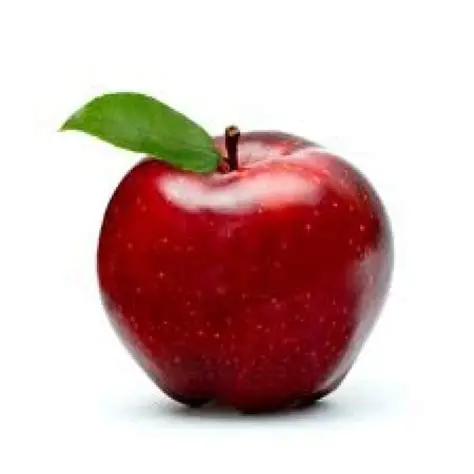
#> input picture mini_project/image.png, 474 x 474 px, found by its file name
$ python example.py
#> lines starting #> are read from the running program, lines starting #| are printed output that depends on the picture; after the words box and inside, x2 and y2 are one past the last pixel; in counts of white or black regions, pixels touching at a corner belong together
import cv2
import numpy as np

image = cv2.imread(r'C:\Users\pooji\OneDrive\Desktop\croud count\mini_project\image.png')
#> image is the input picture: shape (474, 474, 3); mean B, G, R 182.9, 185.4, 212.8

if image is None:
    print("Image not found!")
    exit()

hsv = cv2.cvtColor(image, cv2.COLOR_BGR2HSV)
#> hsv: shape (474, 474, 3); mean H, S, V 41.1, 65.9, 214.6

lower_red1 = np.array([0, 100, 80])
upper_red1 = np.array([10, 255, 255])
lower_red2 = np.array([160, 100, 80])
upper_red2 = np.array([179, 255, 255])

mask1 = cv2.inRange(hsv, lower_red1, upper_red1)
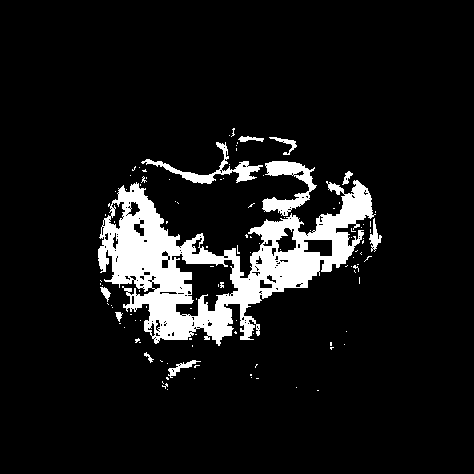
#> mask1: shape (474, 474); 9.1% white; 110 white regions (99 under 20 px), largest, box (x1, y1, x2, y2) and area: (98, 180, 376, 346) 17013, (262, 161, 317, 216) 1223, (141, 142, 263, 184) 980
mask2 = cv2.inRange(hsv, lower_red2, upper_red2)
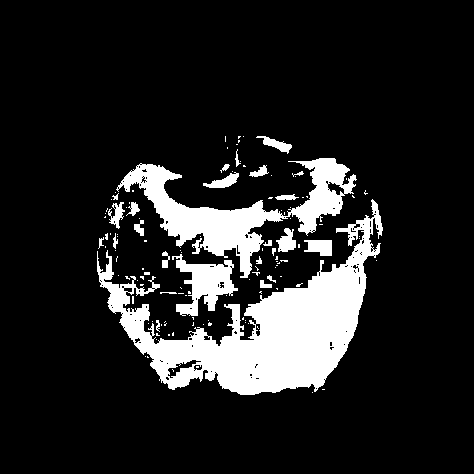
#> mask2: shape (474, 474); 13.9% white; 124 white regions (98 under 20 px), largest, box (x1, y1, x2, y2) and area: (97, 199, 383, 395) 18455, (116, 158, 357, 278) 8145, (172, 254, 238, 316) 1919
mask = cv2.bitwise_or(mask1, mask2)
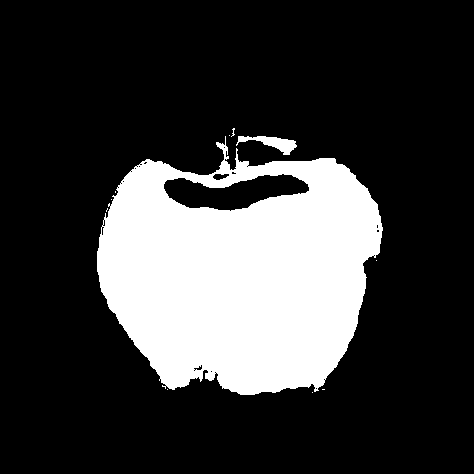
#> mask: shape (474, 474); 23% white; 11 white regions (9 under 20 px), largest, box (x1, y1, x2, y2) and area: (97, 136, 383, 395) 51058, (236, 136, 297, 155) 491

kernel = np.ones((40, 40), np.uint8)
mask = cv2.morphologyEx(mask, cv2.MORPH_CLOSE, kernel)
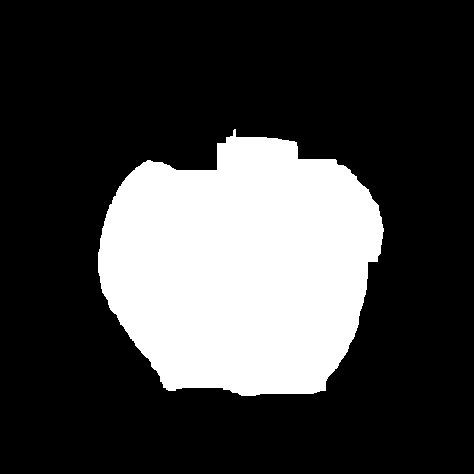
#> mask: shape (474, 474); 25.4% white; 1 white region

contours, _ = cv2.findContours(mask, cv2.RETR_EXTERNAL, cv2.CHAIN_APPROX_SIMPLE)
#> contours = 1 contour; box (x1, y1, x2, y2) and area: (98, 129, 384, 396) 56726

apple_count = 0

for i, contour in enumerate(contours):
    area = cv2.contourArea(contour)

    if area > 30000:
        apple_count += 1
        (x, y), radius = cv2.minEnclosingCircle(contour)
        center = (int(x), int(y))
        radius = int(radius)

        cv2.circle(image, center, radius, (0, 255, 0), 3)

        cv2.putText(image, str(apple_count), (int(x), int(y) - radius - 20),
                    cv2.FONT_HERSHEY_SIMPLEX, 1, (0, 0, 255), 3)
#> this loop made 1 pass
#> (area, apple_count, x, y, radius, center) on pass 1: (56726.5, 1, 243.3, 266.5, 148, (243, 266))
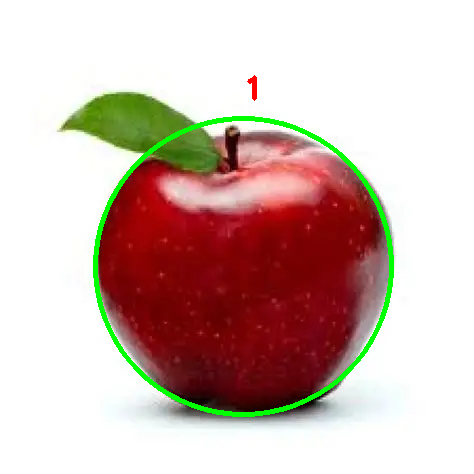
#> image: shape (474, 474, 3); 2.08% of pixels changed, all inside (x1, y1, x2, y2) = (93, 75, 394, 417)
#> after the loop, apple_count = 1

height, width = image.shape[:2]
#> height = 474; width = 474
max_display_width = 800

if width > max_display_width:
    scale_factor = max_display_width / width
    new_height = int(height * scale_factor)
    resized_image = cv2.resize(image, (max_display_width, new_height), interpolation=cv2.INTER_AREA)
else:
    resized_image = image

cv2.imshow("Detected Apples (Circled)", resized_image)
print("Number of apples detected:", apple_count)
#| Number of apples detected: 1

cv2.waitKey(0)
cv2.destroyAllWindows()

$ run again, with mini_project/apple1.jpeg saved as mini_project/image.png
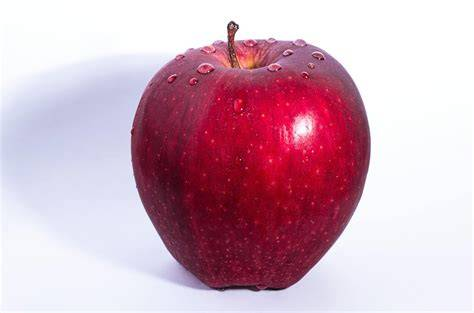
#> input picture mini_project/apple1.jpeg, 474 x 313 px, found by its file name
#> image is the input picture: shape (313, 474, 3); mean B, G, R 187.8, 172, 208.2
#> hsv: shape (313, 474, 3); mean H, S, V 115.9, 72.3, 214.7
#> `mask1 = cv2.inRange(hsv, lower_red1, upper_red1)`:
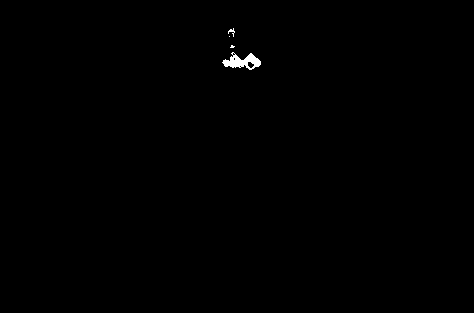
#> mask1: shape (313, 474); 0.26% white; 4 white regions (2 under 20 px), largest, box (x1, y1, x2, y2) and area: (222, 52, 261, 70) 354, (228, 28, 235, 37) 24
#> mask2: shape (313, 474); 29.1% white; 27 white regions (25 under 20 px), largest, box (x1, y1, x2, y2) and area: (131, 32, 370, 290) 43004, (312, 54, 325, 62) 48
#> contours = 1 contour; box (x1, y1, x2, y2) and area: (132, 29, 371, 291) 46040
#> the loop `for i, contour in enumerate(contours):` made 1 pass
#> (area, apple_count, x, y, radius, center) on pass 1: (46040.5, 1, 250.6, 160.7, 132, (250, 160))
#> after the loop `for i, contour in enumerate(contours):`:
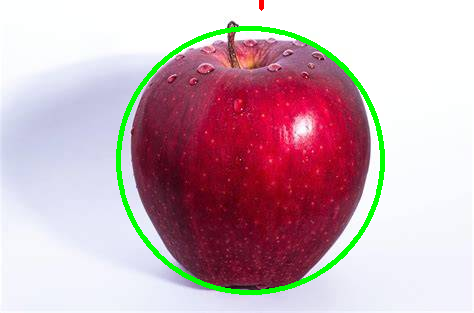
#> image: shape (313, 474, 3); 2.83% of pixels changed, all inside (x1, y1, x2, y2) = (116, 0, 385, 295)
#> after the loop `for i, contour in enumerate(contours):`: apple_count = 1
#| Number of apples detected: 1
